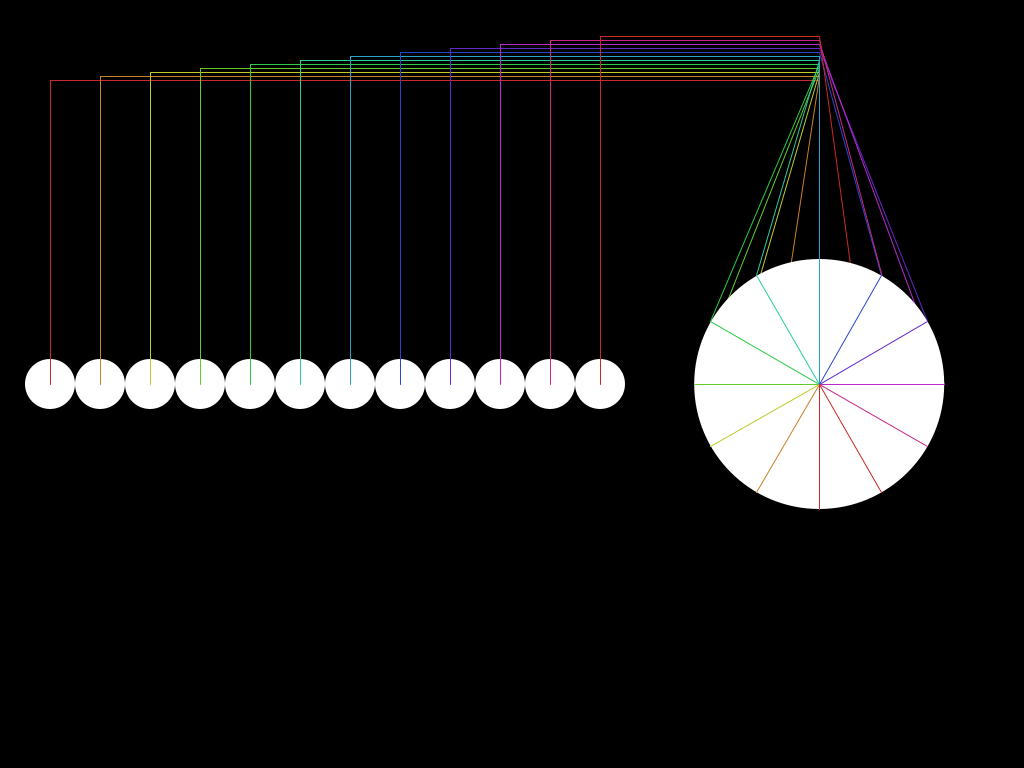
Frame 1 (no input)
Frame 60 (the mouse pressed at the canvas centre just before this capture): identical to frame 1, image omitted
Frame 120 (the mouse held since frame 60 and released just before this capture): identical to frame 1, image omitted

The Processing sketch that drew this single still picture (run headless with seeded random() and noise(); from frame 60 on, the mouse is pressed at the canvas centre):

// Processing sketch: pendular
// ── pendular.pde
// I think there's a bug in here
 
float magnitude = 0;
float baseAngle = 0;
int lineSpacer = 4;
int yOffset = 80;
 
float cx;
float cy;
float newcx;
float newcy;
 
void setup() {
 
  size(1024, 768);
  colorMode(HSB, 360, 100, 100);
  cx = width * 0.80;
  cy = height/2;
  newcx = cx;
  newcy = cy;
}
 
void draw() {  
 
 
  // Variables for wave
  float angle = baseAngle;
  float div = 36;
  int segment = 50;
  float x = segment;
  float lastY = height/2;
 
  background(0);
 
  //for (int i = segment; i < (width * .66) - segment; i += segment) {
  for (int i = 0; i <= 11; i++) {
 
    float y = height/2 + sin(radians(angle)) * magnitude/2;
 
    // Wave circles
    noStroke();
    fill(0, 0, 100);
    ellipse(x, y, 50, 50); 
 
    // Lines from top
    color lc = int(map(i, 0, 11, 0, 360));
    stroke(lc, 80, 80);
    strokeWeight(1);
    line(x, yOffset - i * lineSpacer, x, y);
    line(x, yOffset - i * lineSpacer, cx, yOffset - i * lineSpacer);
 
    // Update values
    angle += div;
    x += segment;
  }
 
  // Right circle
 
  stroke(0);
  strokeWeight(1);
  noFill();
 
  if (dist(cx, cy, mouseX, mouseY) < 125) {
    newcx = mouseX;
    newcy = mouseY; 
    magnitude = dist(cx, cy, mouseX, mouseY);
    baseAngle = degrees(atan2(cy - mouseY, cx - mouseX)) + 150;
  }
 
  for (int i = 0; i < 12; i++) {  
    color lc = int(map(i, 0, 11, 0, 360));
    float a = i * 30 + 90;
    stroke(lc, 80, 80);
    line(cx + cos(radians(a)) * 125, cy + sin(radians(a)) * 125, cx, yOffset - i * lineSpacer);
  } 
 
  fill(0, 0, 100);
  noStroke();
  ellipse(cx, cy, 250, 250);
 
  for (int i = 0; i < 12; i++) {  
    color lc = int(map(i, 0, 11, 0, 360));
    float a = i * 30 + 90;
    stroke(lc, 80, 80);
    line(newcx, newcy, cx + cos(radians(a)) * 125, cy + sin(radians(a)) * 125);
  }
}
